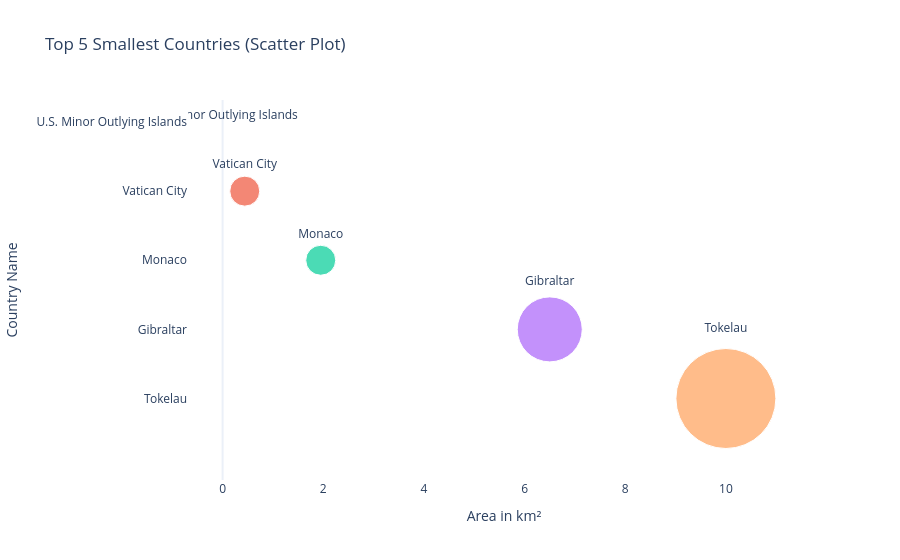

Notebook code for this chart:
### Code cell
fig = px.scatter(
    smallest,
    x="Area (km2)",
    y="Country",
    size="Area (km2)", # حجم النقطة يعبر عن المساحة
    color="Country",
    hover_name="Country",
    text="Country",
    title="Top 5 Smallest Countries (Scatter Plot)",
    labels={"Area (km2)": "Area in km²", "Country": "Country Name"},
)

# تنسيق العرض
fig.update_traces(textposition="top center", marker=dict(sizemode='diameter', sizeref=0.1, sizemin=15))
fig.update_layout(
    template="plotly_white",
    showlegend=False,
    xaxis=dict(showgrid=False),
    yaxis=dict(showgrid=False)
)

fig.show()

### Figure 1 — Plotly figure (JSON) as saved in the notebook; plotly's stock layout.template omitted (floating-point values rounded to 4 significant figures)
{"data": [{"hovertemplate": "<b>%{hovertext}</b><br><br>Country Name=%{text}<br>Area in km²=%{marker.size}<extra></extra>", "hovertext": ["U.S. Minor Outlying Islands"], "legendgroup": "U.S. Minor Outlying Islands", "marker": {"color": "#636efa", "size": [0.0], "sizemin": 15, "sizemode": "diameter", "sizeref": 0.1, "symbol": "circle"}, "mode": "markers+text", "name": "U.S. Minor Outlying Islands", "orientation": "h", "showlegend": true, "text": ["U.S. Minor Outlying Islands"], "textposition": "top center", "type": "scatter", "x": [0.0], "xaxis": "x", "y": ["U.S. Minor Outlying Islands"], "yaxis": "y"}, {"hovertemplate": "<b>%{hovertext}</b><br><br>Country Name=%{text}<br>Area in km²=%{marker.size}<extra></extra>", "hovertext": ["Vatican City"], "legendgroup": "Vatican City", "marker": {"color": "#EF553B", "size": [0.44], "sizemin": 15, "sizemode": "diameter", "sizeref": 0.1, "symbol": "circle"}, "mode": "markers+text", "name": "Vatican City", "orientation": "h", "showlegend": true, "text": ["Vatican City"], "textposition": "top center", "type": "scatter", "x": [0.44], "xaxis": "x", "y": ["Vatican City"], "yaxis": "y"}, {"hovertemplate": "<b>%{hovertext}</b><br><br>Country Name=%{text}<br>Area in km²=%{marker.size}<extra></extra>", "hovertext": ["Monaco"], "legendgroup": "Monaco", "marker": {"color": "#00cc96", "size": [1.95], "sizemin": 15, "sizemode": "diameter", "sizeref": 0.1, "symbol": "circle"}, "mode": "markers+text", "name": "Monaco", "orientation": "h", "showlegend": true, "text": ["Monaco"], "textposition": "top center", "type": "scatter", "x": [1.95], "xaxis": "x", "y": ["Monaco"], "yaxis": "y"}, {"hovertemplate": "<b>%{hovertext}</b><br><br>Country Name=%{text}<br>Area in km²=%{marker.size}<extra></extra>", "hovertext": ["Gibraltar"], "legendgroup": "Gibraltar", "marker": {"color": "#ab63fa", "size": [6.5], "sizemin": 15, "sizemode": "diameter", "sizeref": 0.1, "symbol": "circle"}, "mode": "markers+text", "name": "Gibraltar", "orientation": "h", "showlegend": true, "text": ["Gibraltar"], "textposition": "top center", "type": "scatter", "x": [6.5], "xaxis": "x", "y": ["Gibraltar"], "yaxis": "y"}, {"hovertemplate": "<b>%{hovertext}</b><br><br>Country Name=%{text}<br>Area in km²=%{marker.size}<extra></extra>", "hovertext": ["Tokelau"], "legendgroup": "Tokelau", "marker": {"color": "#FFA15A", "size": [10.0], "sizemin": 15, "sizemode": "diameter", "sizeref": 0.1, "symbol": "circle"}, "mode": "markers+text", "name": "Tokelau", "orientation": "h", "showlegend": true, "text": ["Tokelau"], "textposition": "top center", "type": "scatter", "x": [10.0], "xaxis": "x", "y": ["Tokelau"], "yaxis": "y"}], "layout": {"legend": {"itemsizing": "constant", "title": {"text": "Country Name"}, "tracegroupgap": 0}, "showlegend": false, "title": {"text": "Top 5 Smallest Countries (Scatter Plot)"}, "xaxis": {"anchor": "y", "domain": [0, 1], "showgrid": false, "title": {"text": "Area in km²"}}, "yaxis": {"anchor": "x", "categoryarray": ["Tokelau", "Gibraltar", "Monaco", "Vatican City", "U.S. Minor Outlying Islands"], "categoryorder": "array", "domain": [0, 1], "showgrid": false, "title": {"text": "Country Name"}}}}
